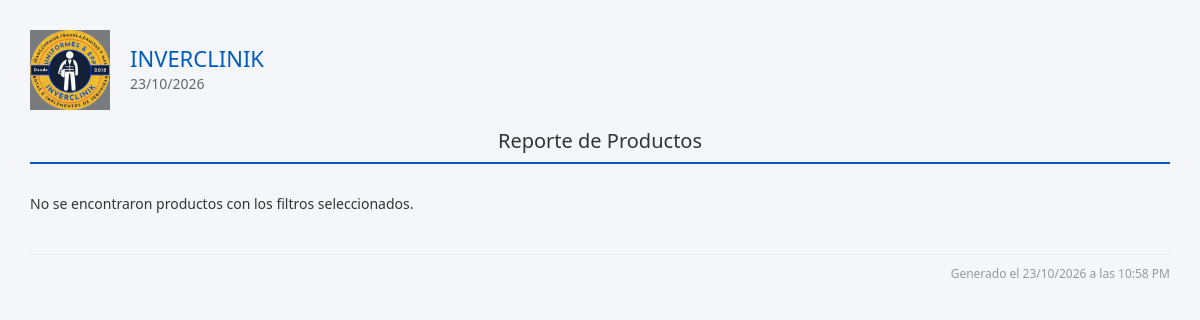
/reportes/productos_view.php, run on an earlier commit of the app's database.
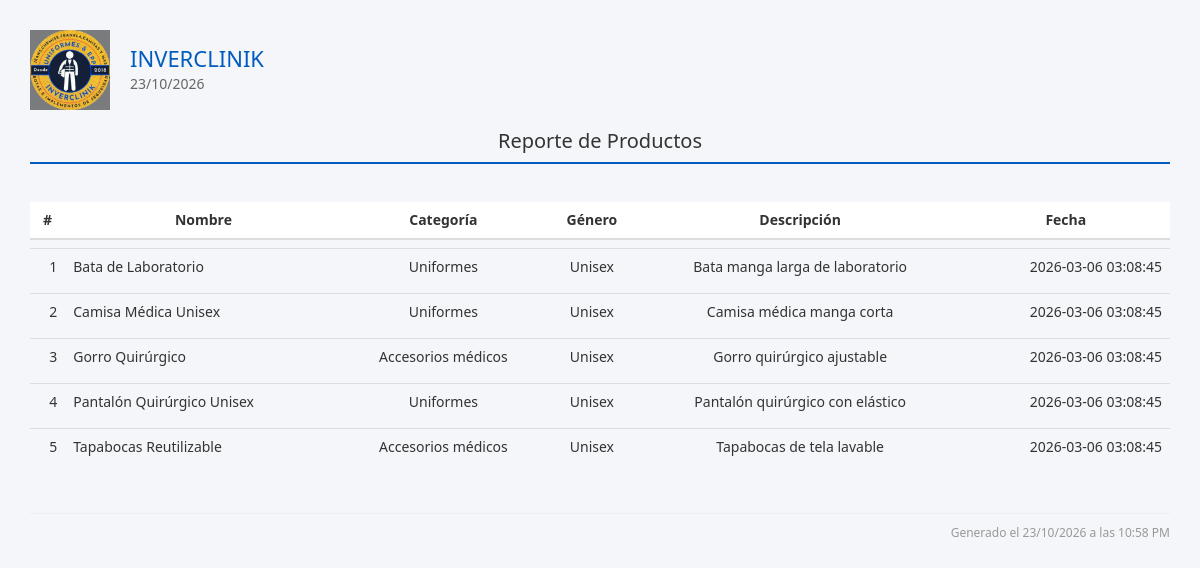
And on a later commit of the database.
### tables this page shows
CREATE TABLE IF NOT EXISTS `productos` (
  `id` int(11) NOT NULL AUTO_INCREMENT,
  `nombre` varchar(255) NOT NULL,
  `categoria` varchar(100) DEFAULT NULL,
  `tipo_genero` varchar(50) DEFAULT NULL,
  `rango_tallas_id` int(11) DEFAULT NULL,
  `descripcion` text DEFAULT NULL,
  `imagen` varchar(255) DEFAULT NULL,
  `precio_unitario` decimal(10,2) DEFAULT 0.00,
  `fecha_creacion` datetime DEFAULT current_timestamp(),
  `activo` tinyint(1) DEFAULT 1,
  PRIMARY KEY (`id`)
);

### reportes/productos_view.php (the view, shortened to what this page needs)
<?php
require_once('../template/header.php');
$where = [];
$condiciones = count($where) ? "WHERE " . implode(" AND ", $where) : "";
$sql = "
SELECT
p.id,
p.nombre,
p.categoria,
p.tipo_genero,
p.descripcion,
p.fecha_creacion
FROM productos p
$condiciones
ORDER BY p.nombre ASC
";
$result = $conn->query($sql);
?>
<div class="contenido-principal">
<div class="reporte-header">
<div class="logo-info">
<img src="../assets/img/inverclinik_3.png">
<div class="empresa-fecha">
<h1>INVERCLINIK</h1>
<p><?= date('d/m/Y') ?></p>
</div>
</div>
<div class="titulo-reporte">
<h2>Reporte de Productos</h2>
</div>
</div>
<?php if ($result->num_rows > 0): ?>
<table class="table">
<thead>
<tr>
<th>#</th>
<th>Nombre</th>
<th>Categoría</th>
<th>Género</th>
<th>Descripción</th>
<th>Fecha</th>
</tr>
</thead>
<tbody>
<?php $i = 1 ?>
<?php while ($row = $result->fetch_assoc()): ?>
<tr>
<td style="text-align:right"><?= $i++ ?></td>
<td style="text-align:left">
<?= htmlspecialchars($row['nombre']) ?>
</td>
<td>
<?= htmlspecialchars($row['categoria']) ?>
</td>
<td>
<?= htmlspecialchars($row['tipo_genero']) ?>
</td>
<td>
<?= htmlspecialchars($row['descripcion']) ?>
</td>
<td style="text-align:right">
<?= htmlspecialchars($row['fecha_creacion']) ?>
</td>
</tr>
<?php endwhile; ?>
</tbody>
</table>
<?php else: ?>
<div class="no-data">
No se encontraron productos con los filtros seleccionados.
</div>
<?php endif; ?>
<div class="reporte-footer">
Generado el <?= date('d/m/Y \a \l\a\s h:i A') ?>
</div>
</div>
<?php require_once('../template/footer.php'); ?>

What changed in the data, as far as the page shows it:
added productos: nombre "Bata de Laboratorio", categoria "Uniformes", tipo_genero "Unisex", descripcion "Bata manga larga de laboratorio", fecha_creacion "2026-03-06 03:08:45"
added productos: nombre "Camisa Médica Unisex", categoria "Uniformes", tipo_genero "Unisex", descripcion "Camisa médica manga corta", fecha_creacion "2026-03-06 03:08:45"
added productos: nombre "Gorro Quirúrgico", categoria "Accesorios médicos", tipo_genero "Unisex", descripcion "Gorro quirúrgico ajustable", fecha_creacion "2026-03-06 03:08:45"
added productos: nombre "Pantalón Quirúrgico Unisex", categoria "Uniformes", tipo_genero "Unisex", descripcion "Pantalón quirúrgico con elástico", fecha_creacion "2026-03-06 03:08:45"
added productos: nombre "Tapabocas Reutilizable", categoria "Accesorios médicos", tipo_genero "Unisex", descripcion "Tapabocas de tela lavable", fecha_creacion "2026-03-06 03:08:45"
Also different on the page:
text no longer shown: "No se encontraron productos con los filtros seleccionados."
text now shown: "# Nombre Categoría Género Descripción Fecha"
